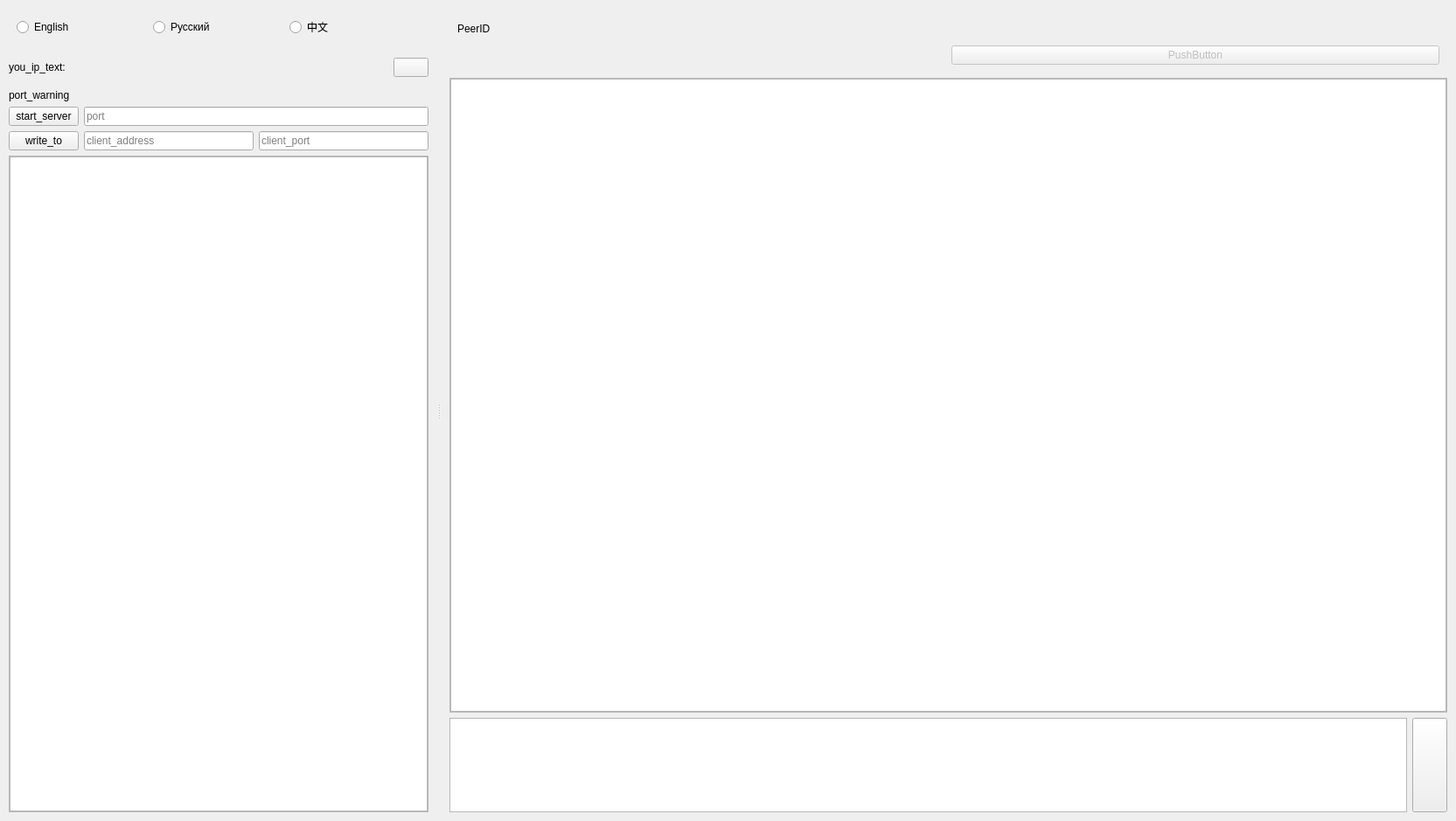
<?xml version="1.0" encoding="UTF-8"?>
<ui version="4.0">
 <class>MainWindow</class>
 <widget class="QMainWindow" name="MainWindow">
  <property name="geometry">
   <rect>
    <x>0</x>
    <y>0</y>
    <width>1665</width>
    <height>939</height>
   </rect>
  </property>
  <property name="sizePolicy">
   <sizepolicy hsizetype="Preferred" vsizetype="Preferred">
    <horstretch>0</horstretch>
    <verstretch>0</verstretch>
   </sizepolicy>
  </property>
  <property name="minimumSize">
   <size>
    <width>100</width>
    <height>100</height>
   </size>
  </property>
  <property name="windowTitle">
   <string>Fantom Chat - P2P IPv6 direct connect</string>
  </property>
  <property name="styleSheet">
   <string notr="true"/>
  </property>
  <property name="locale">
   <locale language="English" country="UnitedStates"/>
  </property>
  <widget class="QWidget" name="centralwidget">
   <layout class="QGridLayout" name="gridLayout" columnstretch="0">
    <property name="leftMargin">
     <number>0</number>
    </property>
    <property name="topMargin">
     <number>0</number>
    </property>
    <property name="rightMargin">
     <number>0</number>
    </property>
    <property name="bottomMargin">
     <number>0</number>
    </property>
    <item row="0" column="0">
     <widget class="QSplitter" name="splitter">
      <property name="frameShape">
       <enum>QFrame::Shape::NoFrame</enum>
      </property>
      <property name="orientation">
       <enum>Qt::Orientation::Horizontal</enum>
      </property>
      <property name="handleWidth">
       <number>4</number>
      </property>
      <property name="childrenCollapsible">
       <bool>false</bool>
      </property>
      <widget class="QWidget" name="sidebar" native="true">
       <property name="minimumSize">
        <size>
         <width>100</width>
         <height>0</height>
        </size>
       </property>
       <property name="maximumSize">
        <size>
         <width>500</width>
         <height>16777215</height>
        </size>
       </property>
       <property name="toolTipDuration">
        <number>-1</number>
       </property>
       <property name="autoFillBackground">
        <bool>false</bool>
       </property>
       <property name="styleSheet">
        <string notr="true"/>
       </property>
       <layout class="QVBoxLayout" name="verticalLayout" stretch="0,1,0,0,0,20">
        <property name="leftMargin">
         <number>10</number>
        </property>
        <property name="topMargin">
         <number>10</number>
        </property>
        <property name="rightMargin">
         <number>10</number>
        </property>
        <property name="bottomMargin">
         <number>10</number>
        </property>
        <item>
         <widget class="QWidget" name="locale_panel" native="true">
          <layout class="QGridLayout" name="gridLayout_13">
           <item row="1" column="1">
            <widget class="QRadioButton" name="ru_locale">
             <property name="text">
              <string>Русский</string>
             </property>
            </widget>
           </item>
           <item row="1" column="2">
            <widget class="QRadioButton" name="zh_locale">
             <property name="text">
              <string>中文</string>
             </property>
            </widget>
           </item>
           <item row="1" column="0">
            <widget class="QRadioButton" name="en_locale">
             <property name="text">
              <string>English</string>
             </property>
            </widget>
           </item>
          </layout>
         </widget>
        </item>
        <item>
         <widget class="QWidget" name="ip_panel" native="true">
          <layout class="QGridLayout" name="gridLayout_2" columnstretch="2,0,0">
           <property name="leftMargin">
            <number>0</number>
           </property>
           <property name="topMargin">
            <number>0</number>
           </property>
           <property name="rightMargin">
            <number>0</number>
           </property>
           <property name="bottomMargin">
            <number>0</number>
           </property>
           <item row="0" column="0">
            <widget class="QLabel" name="your_ip_label">
             <property name="text">
              <string>you_ip_text:</string>
             </property>
            </widget>
           </item>
           <item row="0" column="1">
            <widget class="QLabel" name="ip_text">
             <property name="text">
              <string/>
             </property>
             <property name="alignment">
              <set>Qt::AlignmentFlag::AlignCenter</set>
             </property>
            </widget>
           </item>
           <item row="0" column="2">
            <widget class="QPushButton" name="copy_server_button">
             <property name="cursor">
              <cursorShape>PointingHandCursor</cursorShape>
             </property>
             <property name="text">
              <string/>
             </property>
            </widget>
           </item>
          </layout>
         </widget>
        </item>
        <item>
         <widget class="QLabel" name="port_warning">
          <property name="styleSheet">
           <string notr="true"/>
          </property>
          <property name="text">
           <string>port_warning</string>
          </property>
         </widget>
        </item>
        <item>
         <layout class="QGridLayout" name="start_server_panel">
          <property name="topMargin">
           <number>0</number>
          </property>
          <property name="bottomMargin">
           <number>0</number>
          </property>
          <item row="0" column="0">
           <widget class="QPushButton" name="start_server_button">
            <property name="cursor">
             <cursorShape>PointingHandCursor</cursorShape>
            </property>
            <property name="styleSheet">
             <string notr="true"/>
            </property>
            <property name="text">
             <string>start_server</string>
            </property>
           </widget>
          </item>
          <item row="0" column="1">
           <widget class="QLineEdit" name="port_input">
            <property name="placeholderText">
             <string>port</string>
            </property>
           </widget>
          </item>
         </layout>
        </item>
        <item>
         <widget class="QWidget" name="widget" native="true">
          <layout class="QGridLayout" name="gridLayout_6">
           <property name="leftMargin">
            <number>0</number>
           </property>
           <property name="topMargin">
            <number>0</number>
           </property>
           <property name="rightMargin">
            <number>0</number>
           </property>
           <property name="bottomMargin">
            <number>0</number>
           </property>
           <item row="0" column="1">
            <widget class="QLineEdit" name="client_address_input">
             <property name="placeholderText">
              <string>client_address</string>
             </property>
            </widget>
           </item>
           <item row="0" column="0">
            <widget class="QPushButton" name="write_to_button">
             <property name="cursor">
              <cursorShape>PointingHandCursor</cursorShape>
             </property>
             <property name="text">
              <string>write_to</string>
             </property>
            </widget>
           </item>
           <item row="0" column="2">
            <widget class="QLineEdit" name="client_port_input">
             <property name="placeholderText">
              <string>client_port</string>
             </property>
            </widget>
           </item>
          </layout>
         </widget>
        </item>
        <item>
         <widget class="QWidget" name="contacts_panel" native="true">
          <property name="font">
           <font>
            <family>Font Awesome 6 Free</family>
           </font>
          </property>
          <property name="styleSheet">
           <string notr="true"/>
          </property>
          <layout class="QGridLayout" name="gridLayout_4">
           <property name="leftMargin">
            <number>0</number>
           </property>
           <property name="topMargin">
            <number>0</number>
           </property>
           <property name="rightMargin">
            <number>0</number>
           </property>
           <property name="bottomMargin">
            <number>0</number>
           </property>
           <item row="0" column="0">
            <widget class="QScrollArea" name="contacts_scroll_area">
             <property name="styleSheet">
              <string notr="true"/>
             </property>
             <property name="widgetResizable">
              <bool>true</bool>
             </property>
             <widget class="QWidget" name="contacts_grid">
              <property name="geometry">
               <rect>
                <x>0</x>
                <y>0</y>
                <width>478</width>
                <height>713</height>
               </rect>
              </property>
              <layout class="QGridLayout" name="gridLayout_12">
               <property name="leftMargin">
                <number>0</number>
               </property>
               <property name="topMargin">
                <number>0</number>
               </property>
               <property name="rightMargin">
                <number>0</number>
               </property>
               <property name="bottomMargin">
                <number>0</number>
               </property>
               <item row="0" column="0">
                <widget class="QListView" name="contacts_list_view"/>
               </item>
              </layout>
             </widget>
            </widget>
           </item>
          </layout>
         </widget>
        </item>
       </layout>
      </widget>
      <widget class="QWidget" name="mainframe" native="true">
       <property name="minimumSize">
        <size>
         <width>300</width>
         <height>0</height>
        </size>
       </property>
       <layout class="QGridLayout" name="gridLayout_5">
        <property name="leftMargin">
         <number>10</number>
        </property>
        <property name="topMargin">
         <number>10</number>
        </property>
        <property name="rightMargin">
         <number>10</number>
        </property>
        <property name="bottomMargin">
         <number>10</number>
        </property>
        <item row="0" column="0">
         <widget class="QStackedWidget" name="stackedWidget">
          <property name="currentIndex">
           <number>1</number>
          </property>
          <widget class="QWidget" name="welcome_page">
           <property name="contextMenuPolicy">
            <enum>Qt::ContextMenuPolicy::DefaultContextMenu</enum>
           </property>
          </widget>
          <widget class="QWidget" name="chat_page_layout">
           <layout class="QGridLayout" name="gridLayout_7">
            <property name="leftMargin">
             <number>0</number>
            </property>
            <property name="topMargin">
             <number>0</number>
            </property>
            <property name="rightMargin">
             <number>0</number>
            </property>
            <property name="bottomMargin">
             <number>0</number>
            </property>
            <item row="0" column="0">
             <widget class="QStackedWidget" name="chat_stacked_widget">
              <property name="currentIndex">
               <number>0</number>
              </property>
              <widget class="QWidget" name="chat_page">
               <layout class="QGridLayout" name="gridLayout_9" rowstretch="1,10,1">
                <property name="leftMargin">
                 <number>0</number>
                </property>
                <property name="topMargin">
                 <number>0</number>
                </property>
                <property name="rightMargin">
                 <number>0</number>
                </property>
                <property name="bottomMargin">
                 <number>0</number>
                </property>
                <item row="1" column="0">
                 <widget class="QScrollArea" name="chat_scroll_area">
                  <property name="widgetResizable">
                   <bool>true</bool>
                  </property>
                  <widget class="QWidget" name="chatListGrid">
                   <property name="geometry">
                    <rect>
                     <x>0</x>
                     <y>0</y>
                     <width>1139</width>
                     <height>707</height>
                    </rect>
                   </property>
                   <layout class="QGridLayout" name="gridLayout_10">
                    <property name="leftMargin">
                     <number>0</number>
                    </property>
                    <property name="topMargin">
                     <number>0</number>
                    </property>
                    <property name="rightMargin">
                     <number>0</number>
                    </property>
                    <property name="bottomMargin">
                     <number>0</number>
                    </property>
                    <item row="0" column="0">
                     <widget class="QListView" name="chat_list"/>
                    </item>
                   </layout>
                  </widget>
                 </widget>
                </item>
                <item row="2" column="0">
                 <widget class="QWidget" name="widget_2" native="true">
                  <property name="styleSheet">
                   <string notr="true"/>
                  </property>
                  <layout class="QHBoxLayout" name="horizontalLayout">
                   <property name="leftMargin">
                    <number>0</number>
                   </property>
                   <property name="topMargin">
                    <number>0</number>
                   </property>
                   <property name="rightMargin">
                    <number>0</number>
                   </property>
                   <property name="bottomMargin">
                    <number>0</number>
                   </property>
                   <item>
                    <widget class="QTextEdit" name="send_message_input"/>
                   </item>
                   <item>
                    <widget class="QPushButton" name="send_message_button">
                     <property name="cursor">
                      <cursorShape>PointingHandCursor</cursorShape>
                     </property>
                     <property name="styleSheet">
                      <string notr="true">height: 100%</string>
                     </property>
                     <property name="text">
                      <string/>
                     </property>
                    </widget>
                   </item>
                  </layout>
                 </widget>
                </item>
                <item row="0" column="0">
                 <widget class="QWidget" name="widget_3" native="true">
                  <layout class="QGridLayout" name="gridLayout_11">
                   <item row="0" column="1">
                    <widget class="QLabel" name="status_label">
                     <property name="text">
                      <string/>
                     </property>
                    </widget>
                   </item>
                   <item row="1" column="0">
                    <widget class="QLabel" name="clientID_text">
                     <property name="text">
                      <string/>
                     </property>
                    </widget>
                   </item>
                   <item row="0" column="0">
                    <widget class="QLabel" name="clientID_label">
                     <property name="text">
                      <string>PeerID</string>
                     </property>
                    </widget>
                   </item>
                   <item row="1" column="1">
                    <widget class="QPushButton" name="status_text">
                     <property name="enabled">
                      <bool>false</bool>
                     </property>
                     <property name="styleSheet">
                      <string notr="true"/>
                     </property>
                     <property name="text">
                      <string>PushButton</string>
                     </property>
                    </widget>
                   </item>
                  </layout>
                 </widget>
                </item>
               </layout>
               <zorder>widget_2</zorder>
               <zorder>widget_3</zorder>
               <zorder>chat_scroll_area</zorder>
              </widget>
              <widget class="QWidget" name="initial_page">
               <layout class="QGridLayout" name="gridLayout_8">
                <property name="leftMargin">
                 <number>0</number>
                </property>
                <property name="topMargin">
                 <number>0</number>
                </property>
                <property name="rightMargin">
                 <number>0</number>
                </property>
                <property name="bottomMargin">
                 <number>0</number>
                </property>
                <item row="0" column="0">
                 <widget class="QScrollArea" name="welcome_page_scroll_area">
                  <property name="widgetResizable">
                   <bool>true</bool>
                  </property>
                  <widget class="QWidget" name="scrollAreaWidgetContents">
                   <property name="geometry">
                    <rect>
                     <x>0</x>
                     <y>0</y>
                     <width>98</width>
                     <height>74</height>
                    </rect>
                   </property>
                   <layout class="QGridLayout" name="gridLayout_3">
                    <property name="leftMargin">
                     <number>0</number>
                    </property>
                    <property name="topMargin">
                     <number>0</number>
                    </property>
                    <property name="rightMargin">
                     <number>0</number>
                    </property>
                    <property name="bottomMargin">
                     <number>0</number>
                    </property>
                    <item row="0" column="0">
                     <widget class="QTextEdit" name="welcome_text">
                      <property name="enabled">
                       <bool>false</bool>
                      </property>
                      <property name="html">
                       <string>&lt;!DOCTYPE HTML PUBLIC &quot;-//W3C//DTD HTML 4.0//EN&quot; &quot;http://www.w3.org/TR/REC-html40/strict.dtd&quot;&gt;
&lt;html&gt;&lt;head&gt;&lt;meta name=&quot;qrichtext&quot; content=&quot;1&quot; /&gt;&lt;meta charset=&quot;utf-8&quot; /&gt;&lt;style type=&quot;text/css&quot;&gt;
p, li { white-space: pre-wrap; }
hr { height: 1px; border-width: 0; }
li.unchecked::marker { content: &quot;\2610&quot;; }
li.checked::marker { content: &quot;\2612&quot;; }
&lt;/style&gt;&lt;/head&gt;&lt;body style=&quot; font-family:'.AppleSystemUIFont'; font-size:13pt; font-weight:400; font-style:normal;&quot;&gt;
&lt;p style=&quot; margin-top:0px; margin-bottom:0px; margin-left:0px; margin-right:0px; -qt-block-indent:0; text-indent:0px;&quot;&gt;&lt;span style=&quot; font-family:'Segoe UI'; font-size:9pt;&quot;&gt;welcome_text&lt;/span&gt;&lt;/p&gt;&lt;/body&gt;&lt;/html&gt;</string>
                      </property>
                     </widget>
                    </item>
                   </layout>
                  </widget>
                 </widget>
                </item>
               </layout>
              </widget>
             </widget>
            </item>
           </layout>
          </widget>
         </widget>
        </item>
       </layout>
      </widget>
     </widget>
    </item>
   </layout>
  </widget>
 </widget>
 <resources/>
 <connections/>
</ui>
